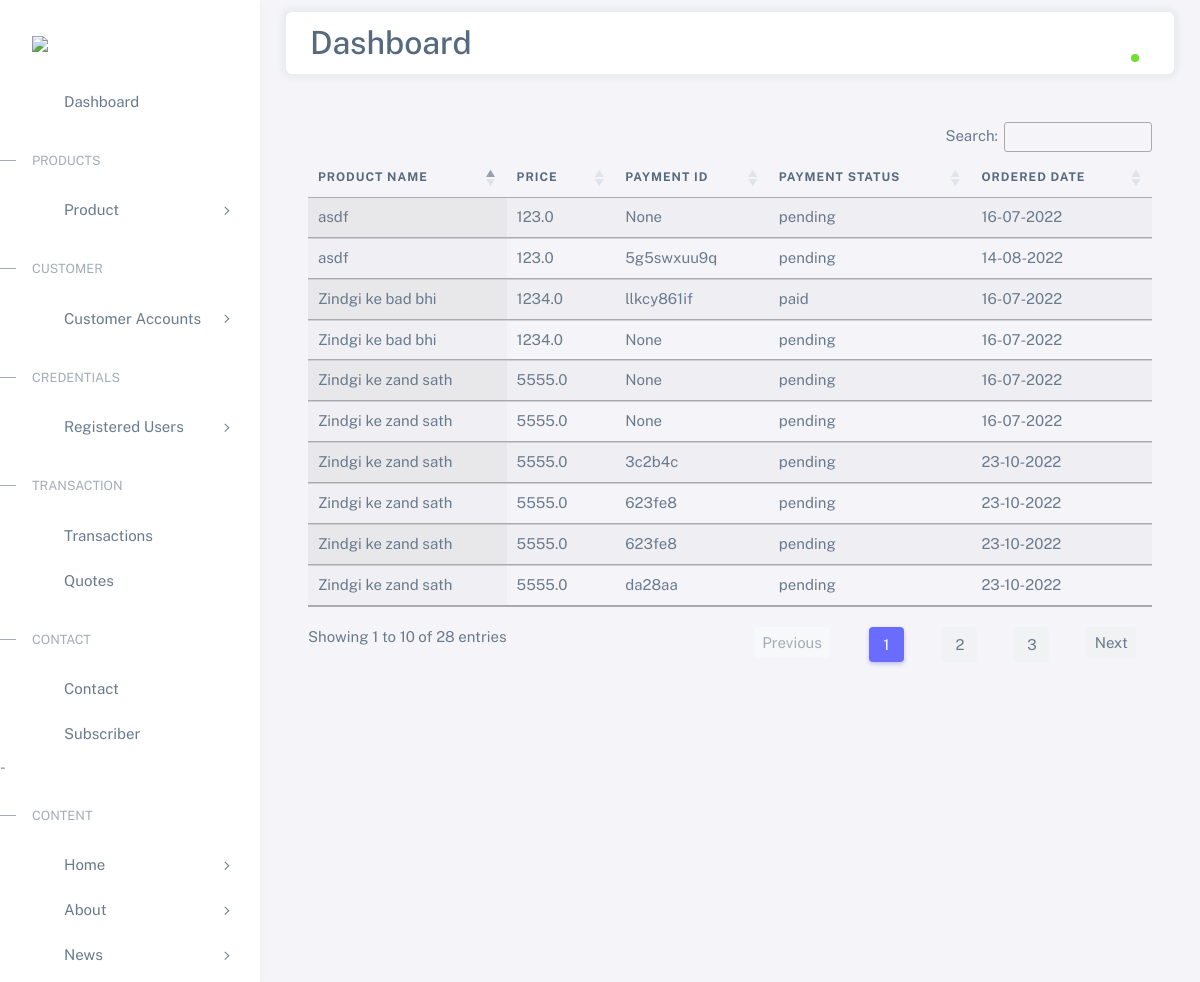
Page /devadmin/monthlyfilter/ on the committed database.
### accounts/models.py (models this page shows, shortened)
class OrderPlaced(models.Model):
    user = models.ForeignKey(User, on_delete=models.CASCADE)
    product = models.ForeignKey(SubProduct, on_delete=models.SET_NULL, default= None, null=True)
    product_title = models.CharField(max_length=100,default=None,null=True)
    price = models.FloatField()
    modeofpayment = models.CharField(max_length=100)
    payment_id = models.CharField(max_length=100)
    ordered_date_time = models.DateTimeField(auto_now_add =True)
    ordered_date = models.DateField(auto_now_add =True)
    due_date = models.DateField(default='1970-01-01')
    updated = models.DateTimeField(auto_now=True)
    payment_status = models.CharField(max_length=50)
    quantity = models.FloatField()

### accounts/views.py (the view)
# urls.py: path('devadmin/monthlyfilter/', views.monthlyfilter, name='monthlyfilter'),
def monthlyfilter(request):
    order = OrderPlaced.objects.all()
    return render(request, 'devadmin/monthlyfilter.html',{'orders':order})

### accounts/templates/devadmin/monthlyfilter.html (shortened to what this page needs)
{% extends 'devadmin/base.html' %}
{% load static %}
{% block main-content %}
<link rel="stylesheet" href="https://cdn.datatables.net/1.12.1/css/jquery.dataTables.min.css">
<link rel="stylesheet" href="https://cdn.datatables.net/datetime/1.1.2/css/dataTables.dateTime.min.css">
<link rel="stylesheet" href="https://cdn.datatables.net/1.12.1/css/dataTables.bootstrap4.min.css">
<link rel="stylesheet" href="https://cdn.datatables.net/buttons/2.2.3/css/buttons.bootstrap4.min.css">
<div class="m-5">
<table id="example" class="table display nowrap mt-3" style="width:100%">
  <thead>
      <tr>
          <th>Product Name</th>
          <th>Price</th>
          <th>Payment ID</th>
          <th>Payment Status</th>
          <th>Ordered Date</th>
        </tr>
  </thead>
  <tbody>
    {% for i in orders %}
    <tr>
        <td>{{i.product_title}}</td>
        <td>{{i.price}}</td>
        <td>{{i.payment_id}}</td>
        <td>{{i.payment_status}}</td>
        <td>{{i.ordered_date|date:"d-m-Y"}}</td>
      </tr>
    {% endfor %}
    </tbody>
</table>
</div>
{% endblock main-content %}

### accounts/static/accounts/css/style.css (style rules this page uses)
body, html { margin: 0; padding: 0; overflow-x: hidden; }

### rows in the picture
OrderPlaced: product_title "Zindgi ke bad bhi", price "1234.0", payment_id "llkcy861if", payment_status "paid", ordered_date "16-07-2022"
OrderPlaced: product_title "Zindgi ke zand sath", price "5555.0", payment_id "None", payment_status "pending", ordered_date "16-07-2022"
OrderPlaced: product_title "asdf", price "123.0", payment_id "None", payment_status "pending", ordered_date "16-07-2022"
OrderPlaced: product_title "Zindgi ke zand sath", price "5555.0", payment_id "None", payment_status "pending", ordered_date "16-07-2022"
OrderPlaced: product_title "Zindgi ke bad bhi", price "1234.0", payment_id "None", payment_status "pending", ordered_date "16-07-2022"
OrderPlaced: product_title "asdf", price "123.0", payment_id "5g5swxuu9q", payment_status "pending", ordered_date "14-08-2022"
OrderPlaced: product_title "Zindgi ke zand sath", price "5555.0", payment_id "3c2b4c", payment_status "pending", ordered_date "23-10-2022"
OrderPlaced: product_title "Zindgi ke zand sath", price "5555.0", payment_id "623fe8", payment_status "pending", ordered_date "23-10-2022"
OrderPlaced: product_title "Zindgi ke zand sath", price "5555.0", payment_id "623fe8", payment_status "pending", ordered_date "23-10-2022"
OrderPlaced: product_title "Zindgi ke zand sath", price "5555.0", payment_id "da28aa", payment_status "pending", ordered_date "23-10-2022"
